Frame 1 (no input): blank canvas, image omitted
Frame 60 (the mouse pressed at the canvas centre just before this capture): blank canvas, image omitted
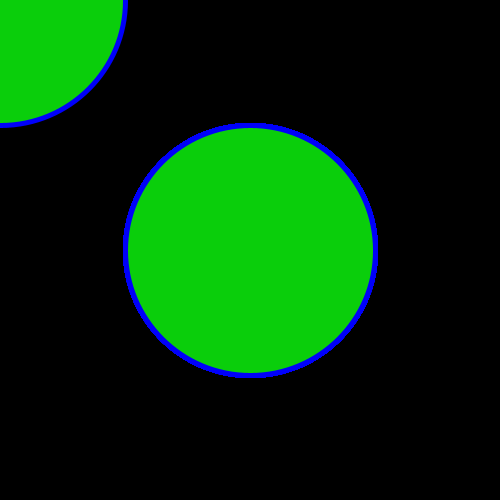
Frame 120 (the mouse held since frame 60 and released just before this capture)

The Processing sketch whose frames 1 and 60 were blank and that drew this single picture after the mouse press (run headless with seeded random() and noise(); from frame 60 on, the mouse is pressed at the canvas centre):

// Processing sketch: processing_172352
// ── processing_172352.pde

void setup(){
  size(500,500);
  background(0);
}
void draw(){
  stroke(0,0,mouseX);
  strokeWeight(5);
ellipse(pmouseY,pmouseX,mouseX,mouseY);
ellipse(mouseX,mouseY,pmouseY,pmouseX);
fill(#0ACE0B);
}
